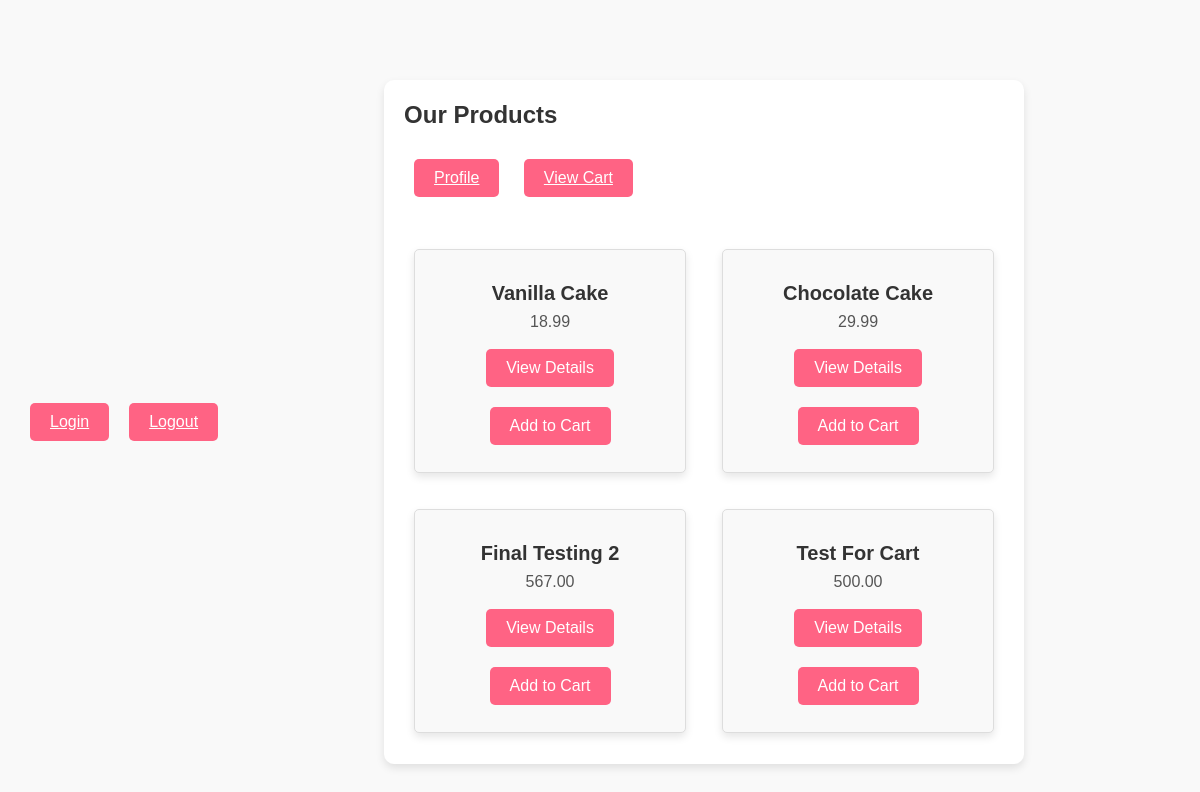
/Cake/catalog, run on the app's committed database.
### tables this page shows
CREATE TABLE `product` (
  `product_id` int(11) NOT NULL,
  `name` varchar(255) NOT NULL,
  `type` varchar(100) NOT NULL,
  `price` decimal(10,2) NOT NULL,
  `details` text NOT NULL,
  `quantity` int(11) NOT NULL,
  `image_path` varchar(255) NOT NULL
);

### app/core/Controller.php (called while the page is built, shortened)
<?php
class Controller{
	function view($name, $data=null){
		include('app/views/' . $name . '.php');
	}
}

### app/controllers/Cake.php (called while the page is built, shortened)
<?php
class Cake extends \app\core\Controller {
    public function catalog() {
        $product = new \app\models\Product();
        $products = $product->getAll();
        $this->view('Product/catalog', $products);
    }
}

### app/core/App.php (called while the page is built, shortened)
<?php
class App{
    private $routes = [];
    public function addRoute($url,$handler){
        $url = preg_replace('/{([^\/]+)}/', '(?<$1>[^\/]+)', $url);
        $this->routes[$url] = $handler;
    }
    public function resolve($url){
        $matches = [];
        foreach ($this->routes as $routePattern => $controllerMethod) {
            if(preg_match("#^$routePattern$#", $url, $matches)){
                $namedParams = array_filter($matches,
                    function($key) {
                        return !is_numeric($key);
                    }
                    , ARRAY_FILTER_USE_KEY);
                return [$controllerMethod, $namedParams];
            }
        }
        return false;
    }
    function __construct(){
        $url = $_GET['url'];
        [$controllerMethod, $namedParams] = $this->resolve($url);
        [$controller,$method] = explode(',', $controllerMethod);
        $controllerInstance = new $controller();
        call_user_func_array([$controllerInstance, $method], $namedParams);
    }
}

### index.php (called while the page is built, shortened)
<?php
new App();

### app/models/Product.php (called while the page is built, shortened)
<?php
class Product extends \app\core\Model{
    public function getAll(){
        $SQL = 'SELECT * FROM product';
        $STMT = self::$_conn->prepare($SQL);
        $STMT->execute();
        $STMT->setFetchMode(PDO::FETCH_CLASS, 'app\models\Product');
        return $STMT->fetchAll();
    }
}

### app/core/autoload.php (called while the page is built, shortened)
<?php
spl_autoload_register(
    function($class_name){
        $class_name = str_replace('\\', DIRECTORY_SEPARATOR, $class_name);
        if(file_exists($class_name.'.php')){
            return true;
        }
        else
        {
            return false;
        }
    }
);

### app/core/Model.php (called while the page is built, shortened)
<?php
class Model{
	public function __construct(){
		$host = 'localhost';
		$dbname = 'cakedb';
		$user = 'root';
		$pass = '';
	}
}

### app/views/Product/catalog.php (the view, shortened to what this page needs)
<html lang="en">
<head>
    <link rel="stylesheet" href="\css\base.css">
    <link rel="stylesheet" href="\css\product.css">
</head>
<body>
    <a href="/User/login" class="add-to-cart-btn">Login</a>
    <a href="/User/logout" class="add-to-cart-btn">Logout</a>
    <div class="container">
        <h2>Our Products</h2>
        <a href="/Profile/index" class="add-to-cart-btn">Profile</a>
        <a href="/Cart/index" class="add-to-cart-btn">View Cart</a>
        <form method='post' action=''>
        <div class="product-grid">
            <?php foreach ($data as $product) { ?>
                <div class="product">
                        <div class="product-info">
                            <h3><?= $product->name ?></h3>
                            <p class="product-price"><?= $product->price ?></p>
                            <a href="/Cake/details/<?= $product->product_id ?>" class="add-to-cart-btn">View Details</a>
                            <a href="/Cart/add/<?= $product->product_id ?>" class="add-to-cart-btn">Add to Cart</a>
                        </div>
                </div>
            <?php } ?>
        </div>
        </form>
    </div>
</body>
</html>

### css/base.css (style rules this page uses)
* { margin: 1px 0px; }
body, h1, h2, h3, p, form, input, button, a { font-family: 'Arial', sans-serif; }
body { font-family: 'Arial', sans-serif; background-color: #f9f9f9; display: flex; justify-content: center; align-items: center; padding: 20px; height: 100vh; }
.container { background-color: #fff; padding: 20px; border-radius: 10px; margin: 20px auto; width: 80%; max-width: 600px; box-shadow: 0 4px 8px rgba(0, 0, 0, 0.1); }
h2 { margin-bottom: 20px; color: #333; }
form p { text-align: center; }
form a { color: #ff6384; text-decoration: none; }
.product { margin: 10px; text-align: center; }

### css/product.css (style rules this page uses)
.add-to-cart-btn { padding: 10px 20px; margin: 10px; background-color: #ff6384; color: white; border: none; border-radius: 5px; cursor: pointer; font-size: 16px; display: inline-block; }
.product-grid { display: grid; grid-template-columns: repeat(auto-fill, minmax(250px, 1fr)); gap: 1rem; margin-top: 2rem; }
.product { border: 1px solid #ddd; border-radius: 5px; padding: 1rem; background-color: #f9f9f9; text-align: center; box-shadow: 0 4px 8px rgba(0, 0, 0, 0.1); }
.product-info { margin-top: 1rem; }
.product h3 { color: #333; font-size: 1.25rem; }
.product-price { color: #555; margin: 0.5rem 0; }

### data on the page
product: name "Vanilla Cake", price "18.99"
product: name "Chocolate Cake", price "29.99"
product: name "Final Testing 2", price "567.00"
product: name "Test For Cart", price "500.00"
